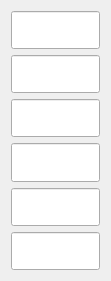
    <widget class="QWidget" name="verticalLayoutWidget_6">
     <property name="geometry">
      <rect>
       <x>280</x>
       <y>480</y>
       <width>111</width>
       <height>281</height>
      </rect>
     </property>
     <layout class="QVBoxLayout" name="verticalLayout_6">
      <item>
       <widget class="QLineEdit" name="txtCobros1">
        <property name="sizePolicy">
         <sizepolicy hsizetype="Expanding" vsizetype="Expanding">
          <horstretch>0</horstretch>
          <verstretch>0</verstretch>
         </sizepolicy>
        </property>
        <property name="font">
         <font>
          <pointsize>16</pointsize>
         </font>
        </property>
        <property name="text">
         <string/>
        </property>
       </widget>
      </item>
      <item>
       <widget class="QLineEdit" name="txtCobros2">
        <property name="sizePolicy">
         <sizepolicy hsizetype="Expanding" vsizetype="Expanding">
          <horstretch>0</horstretch>
          <verstretch>0</verstretch>
         </sizepolicy>
        </property>
        <property name="font">
         <font>
          <pointsize>16</pointsize>
         </font>
        </property>
        <property name="text">
         <string/>
        </property>
       </widget>
      </item>
      <item>
       <widget class="QLineEdit" name="txtCobros3">
        <property name="sizePolicy">
         <sizepolicy hsizetype="Expanding" vsizetype="Expanding">
          <horstretch>0</horstretch>
          <verstretch>0</verstretch>
         </sizepolicy>
        </property>
        <property name="font">
         <font>
          <pointsize>16</pointsize>
         </font>
        </property>
        <property name="text">
         <string/>
        </property>
       </widget>
      </item>
      <item>
       <widget class="QLineEdit" name="txtCobros4">
        <property name="sizePolicy">
         <sizepolicy hsizetype="Expanding" vsizetype="Expanding">
          <horstretch>0</horstretch>
          <verstretch>0</verstretch>
         </sizepolicy>
        </property>
        <property name="font">
         <font>
          <pointsize>16</pointsize>
         </font>
        </property>
        <property name="text">
         <string/>
        </property>
       </widget>
      </item>
      <item>
       <widget class="QLineEdit" name="txtCobros5">
        <property name="sizePolicy">
         <sizepolicy hsizetype="Expanding" vsizetype="Expanding">
          <horstretch>0</horstretch>
          <verstretch>0</verstretch>
         </sizepolicy>
        </property>
        <property name="font">
         <font>
          <pointsize>16</pointsize>
         </font>
        </property>
        <property name="text">
         <string/>
        </property>
       </widget>
      </item>
      <item>
       <widget class="QLineEdit" name="txtCobros6">
        <property name="sizePolicy">
         <sizepolicy hsizetype="Expanding" vsizetype="Expanding">
          <horstretch>0</horstretch>
          <verstretch>0</verstretch>
         </sizepolicy>
        </property>
        <property name="font">
         <font>
          <pointsize>16</pointsize>
         </font>
        </property>
        <property name="text">
         <string/>
        </property>
       </widget>
      </item>
     </layout>
    </widget>
